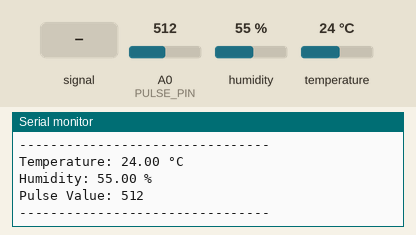
The sketch below on a simulated ESP8266 (NodeMCU). Shown: the last lines printed to the serial monitor. Inputs (shaded band) come from the test bench; at power-on: humidity 55 %, A0 (PULSE_PIN) = 512, temperature 24 °C.

Above: at 2.8 s.
2.9 s: A0 (PULSE_PIN) fed a 200 Hz sine of ±81 counts around its level
5.6 s: humidity set to 22 %
At 7.3 s:
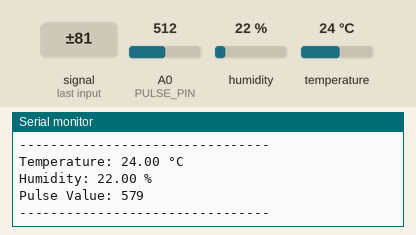
8.3 s: A0 (PULSE_PIN) set to 716
At 10.8 s:
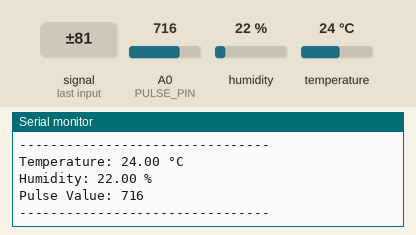
11.0 s: temperature set to 12 °C
13.7 s: A0 (PULSE_PIN) fed a 1000 Hz sine of ±255 counts around its level
16.4 s: A0 (PULSE_PIN) set to 900
At 19.7 s:
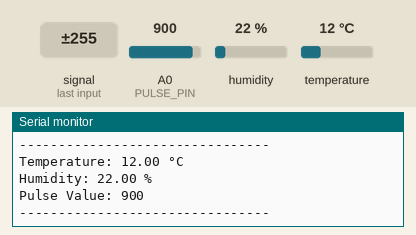
Timing chart, 0 to 20.1 s (numbered marks = the images above; inputs shaded):
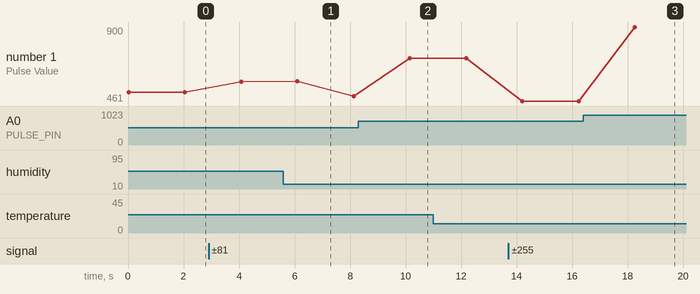

The sketch:

Animal_health_project.ino
```cpp
#include <DHT.h>

// DHT11 setup
#define DHTPIN D2
#define DHTTYPE DHT11
DHT dht(DHTPIN, DHTTYPE);

// Pulse sensor setup
#define PULSE_PIN A0

void setup() {
  // Initialize Serial Monitor
  Serial.begin(115200);

  // Initialize DHT sensor
  dht.begin();

  Serial.println("Animal Health Monitoring System");
  Serial.println("--------------------------------");
}

void loop() {
  // Read temperature and humidity
  float temperature = dht.readTemperature();
  float humidity = dht.readHumidity();

  // Read pulse sensor value
  int pulseValue = analogRead(PULSE_PIN);

  // Check if readings are valid
  if (isnan(temperature) || isnan(humidity)) {
    Serial.println("Error: Failed to read from DHT sensor!");
    delay(2000); // Wait before retrying
    return;
  }

  // Print data to Serial Monitor
  Serial.print("Temperature: ");
  Serial.print(temperature);
  Serial.println(" °C");

  Serial.print("Humidity: ");
  Serial.print(humidity);
  Serial.println(" %");

  Serial.print("Pulse Value: ");
  Serial.println(pulseValue);

  Serial.println("--------------------------------");

  // Wait before the next reading
  delay(2000); // 2 seconds
}
```

Measured:
- after the input at 5.6 s, the serial monitor: prints a new line after 0.50 s (image 1)
- after the input at 8.3 s, the serial monitor: prints a new line after 1.9 s (image 2)
- after the input at 16.4 s, the serial monitor: prints a new line after 1.9 s (image 3)
- plotted number 1: 512 → 576 after the input at 2.9 s, 489 → 716 after the input at 8.3 s, 716 → 461 after the input at 13.7 s, 461 → 900 after the input at 16.4 s
